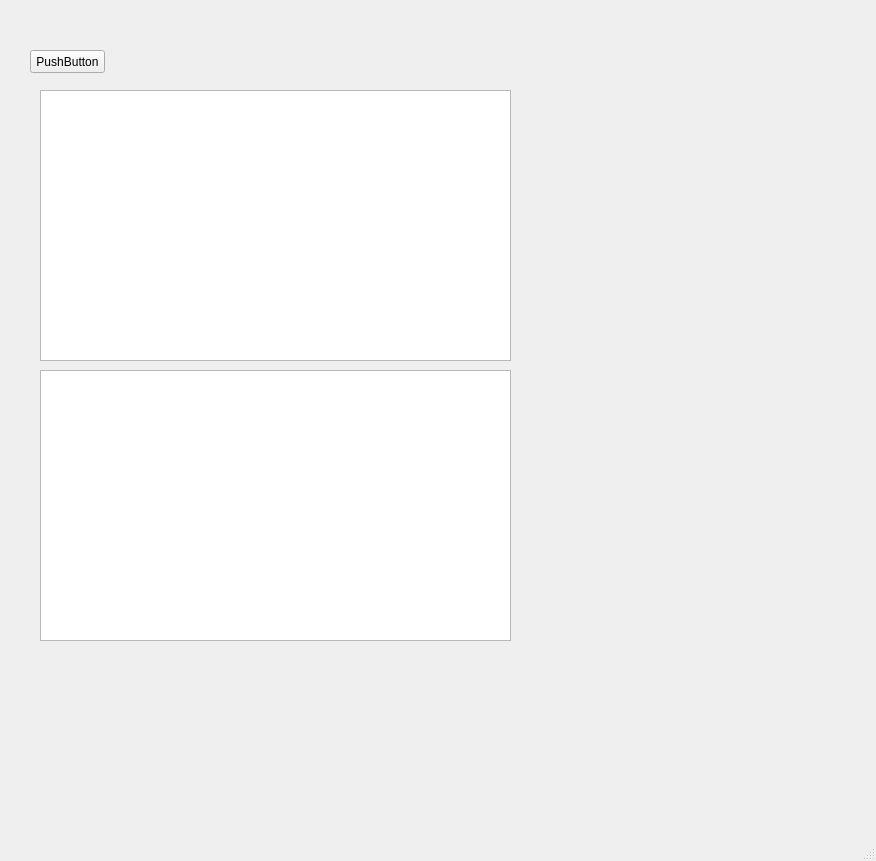
<?xml version="1.0" encoding="UTF-8"?>
<ui version="4.0">
 <class>MainWindow</class>
 <widget class="QMainWindow" name="MainWindow">
  <property name="geometry">
   <rect>
    <x>0</x>
    <y>0</y>
    <width>876</width>
    <height>861</height>
   </rect>
  </property>
  <property name="windowTitle">
   <string>MainWindow</string>
  </property>
  <widget class="QWidget" name="centralwidget">
   <widget class="QPushButton" name="pushButton">
    <property name="geometry">
     <rect>
      <x>30</x>
      <y>50</y>
      <width>75</width>
      <height>23</height>
     </rect>
    </property>
    <property name="text">
     <string>PushButton</string>
    </property>
   </widget>
   <widget class="PlotWidget" name="graphicsView">
    <property name="geometry">
     <rect>
      <x>40</x>
      <y>90</y>
      <width>471</width>
      <height>271</height>
     </rect>
    </property>
   </widget>
   <widget class="PlotWidget" name="graphicsView2">
    <property name="geometry">
     <rect>
      <x>40</x>
      <y>370</y>
      <width>471</width>
      <height>271</height>
     </rect>
    </property>
   </widget>
  </widget>
  <widget class="QMenuBar" name="menubar">
   <property name="geometry">
    <rect>
     <x>0</x>
     <y>0</y>
     <width>876</width>
     <height>21</height>
    </rect>
   </property>
  </widget>
  <widget class="QStatusBar" name="statusbar"/>
 </widget>
 <customwidgets>
  <customwidget>
   <class>PlotWidget</class>
   <extends>QGraphicsView</extends>
   <header>pyqtgraph</header>
  </customwidget>
 </customwidgets>
 <resources/>
 <connections>
  <connection>
   <sender>pushButton</sender>
   <signal>released()</signal>
   <receiver>MainWindow</receiver>
   <slot>slot_test()</slot>
   <hints>
    <hint type="sourcelabel">
     <x>82</x>
     <y>82</y>
    </hint>
    <hint type="destinationlabel">
     <x>210</x>
     <y>109</y>
    </hint>
   </hints>
  </connection>
 </connections>
 <slots>
  <slot>slot_test()</slot>
 </slots>
</ui>
